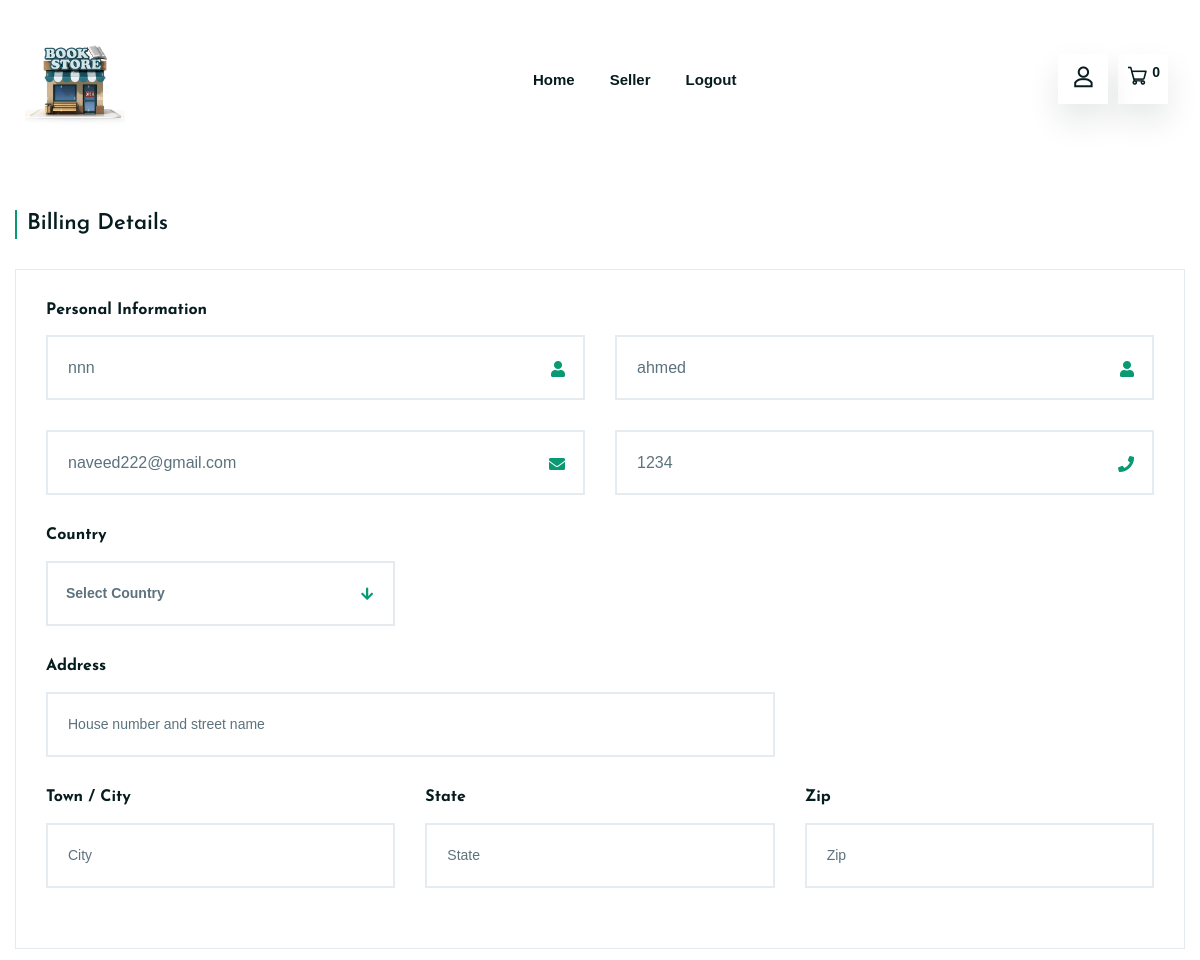
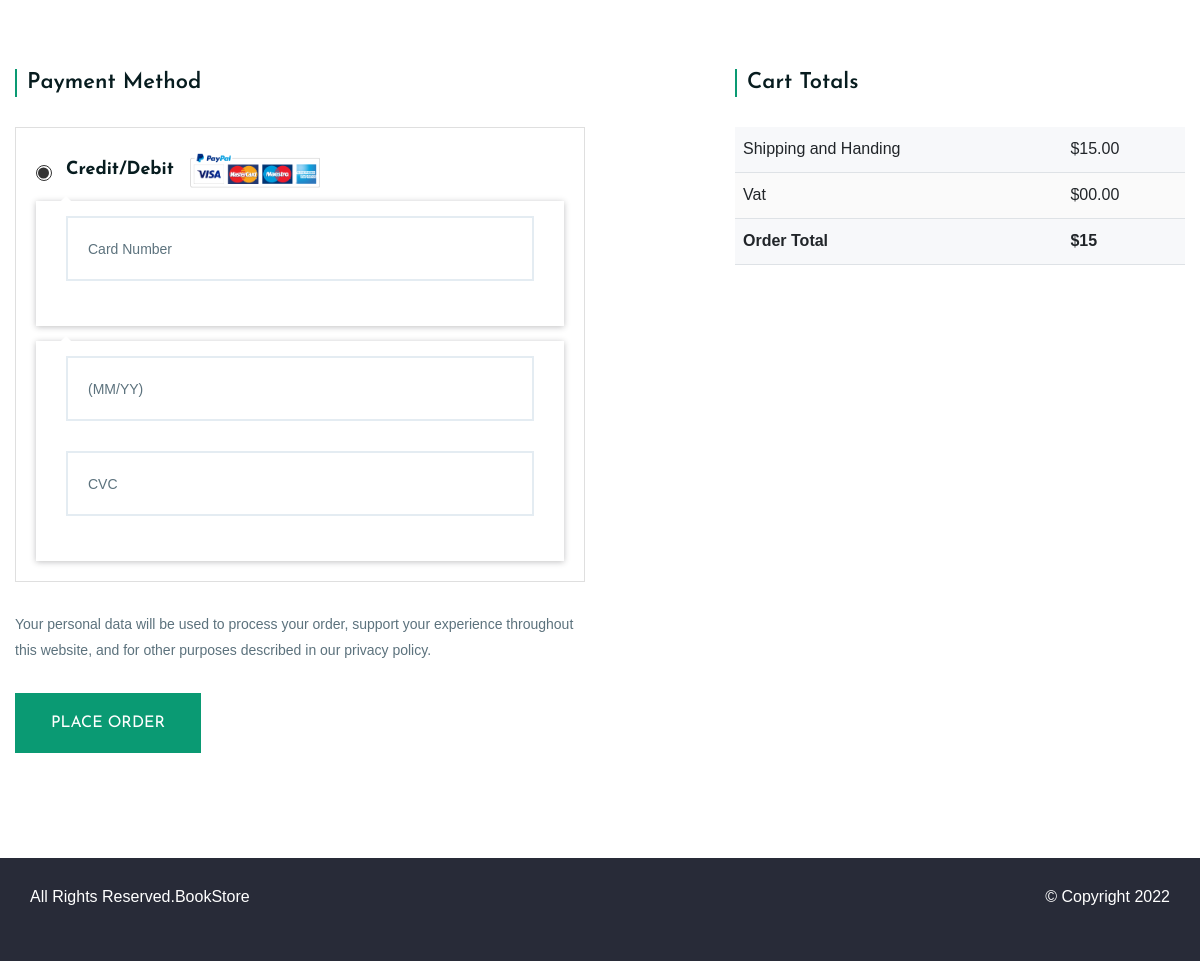
The app's page /checkout.php (signed in) with its own data (2 pictures, top to bottom).
### tables this page shows
CREATE TABLE `users` (
  `id` int(11) NOT NULL,
  `firstname` varchar(255) DEFAULT NULL,
  `lastname` varchar(255) DEFAULT NULL,
  `email` varchar(255) DEFAULT NULL,
  `location` varchar(255) DEFAULT NULL,
  `mobile` varchar(255) DEFAULT NULL,
  `password` varchar(255) DEFAULT NULL
);

### server/dbh.php (called while the page is built, shortened)
<?php
class database{
    private $dsn="mysql:host=localhost;dbname=book";
    private $dbuser="root";
    private $dbpass="";
    public $dbconn;
    public function __construct(){
            try{
                $this->dbconn= new PDO ($this->dsn, $this->dbuser, $this->dbpass);
                $this->dbconn->setAttribute(PDO::ATTR_DEFAULT_FETCH_MODE, PDO::FETCH_ASSOC);
    }catch(PDOException $e){
                echo 'Error:'.$e->getMessage();
            }
        return $this->dbconn;
    }
}
?>

### server/controller.php (called while the page is built, shortened)
<?php
require_once 'dbh.php';
class controller extends database{
    public function current_user($email){
      $sql="SELECT * FROM users WHERE email=:email;";
      $stmt=$this->dbconn->prepare($sql);
      $stmt->execute(['email'=>$email]);
      $row=$stmt->fetch(PDO::FETCH_ASSOC);
      return $row;
    }
	  }
?>

### checkout.php (the view, shortened to what this page needs)
<?php
include_once 'server/userheader.php';
$grand_total=0;
?>
<div class="ltn__checkout-area mb-105">
	<div class="container">
		<form action="server/action.php" method="post">
			<div class="row">
				<div class="col-lg-12" style="margin-top: 10rem;">
					<div class="ltn__checkout-inner">
						<div class="ltn__checkout-single-content mt-50">
							<h4 class="title-2">Billing Details</h4>
							<div class="ltn__checkout-single-content-info">
								<h6>Personal Information</h6>
								<div class="row">
									<div class="col-md-6">
										<div class="input-item input-item-name ltn__custom-icon">
											<input required type="text" name="firstname" value="<?= $current_firstname; ?>">
										</div>
									</div>
									<div class="col-md-6">
										<div class="input-item input-item-name ltn__custom-icon">
											<input required type="text" name="lastname" value="<?= $current_lastname; ?>">
										</div>
									</div>
									<div class="col-md-6">
										<div class="input-item input-item-email ltn__custom-icon">
											<input required type="email" name="email" value="<?= $current_email; ?>">
										</div>
									</div>
									<div class="col-md-6">
										<div class="input-item input-item-phone ltn__custom-icon">
											<input required type="text" name="phone" value="<?= $current_mobile; ?>">
										</div>
									</div>
								</div>
								<div class="row">
									<div class="col-lg-4 col-md-6">
										<h6>Country</h6>
										<div class="input-item">
										</div>
									</div>
									<div class="col-lg-12 col-md-12">
										<h6>Address</h6>
										<div class="row">
											<div class="col-md-8">
												<div class="input-item">
													<input name="street" type="text" placeholder="House number and street name" required>
												</div>
											</div>
										</div>
									</div>
									<div class="col-lg-4 col-md-6">
										<h6>Town / City</h6>
										<div class="input-item">
											<input type="text" placeholder="City" name="city" required>
										</div>
									</div>
									<div class="col-lg-4 col-md-6">
										<h6>State </h6>
										<div class="input-item">
											<input type="text" placeholder="State" name="state" required>
										</div>
									</div>
									<div class="col-lg-4 col-md-6">
										<h6>Zip</h6>
										<div class="input-item">
											<input type="text" placeholder="Zip" name="zip" required>
										</div>
									</div>
								</div>
							</div>
						</div>
					</div>
				</div>
				<div class="col-lg-6">
					<div class="ltn__checkout-payment-method mt-50">
						<h4 class="title-2">Payment Method</h4>
						<div id="checkout_accordion_1">
							<div class="card">
								<h5 class="collapsed ltn__card-title" data-bs-toggle="collapse" data-bs-target="#faq-item-2-3" aria-expanded="true">
									Credit/Debit <img src="img/payment-3.png" alt="#">
								</h5>
								<div id="faq-item-2-3" class="collapse show" data-bs-parent="#checkout_accordion_1">
									<div class="card-body my-2">
										<input type="text" placeholder="Card Number" name="cardno" required>
									</div>
									<div class="card-body">
										<input type="text" placeholder="(MM/YY)" name="expiry" required>
										<input type="text" placeholder="CVC" name="cardcode" required>
									</div>
								</div>
							</div>
						</div>
						<div class="ltn__payment-note mt-30 mb-30">
							<p>Your personal data will be used to process your order, support your experience throughout this website, and for other purposes described in our privacy policy.</p>
						</div>
						<button name="order_btn" class="btn theme-btn-1 btn-effect-1 text-uppercase" type="submit">Place order</button>
					</div>
				</div>
				<div class="col-lg-6">
					<div class="shoping-cart-total mt-50">
						<h4 class="title-2">Cart Totals</h4>
						<table class="table">
							<tbody>
								<tr>
									<td>Shipping and Handing</td>
									<td>$15.00</td>
								</tr>
								<tr>
									<td>Vat</td>
									<td>$00.00</td>
								</tr>
								<tr>
									<td><strong>Order Total</strong></td>
									<td><strong>$<?= $grand_total +15.00; ?></strong></td>
								</tr>
							</tbody>
						</table>
					</div>
				</div>
			</div>
		</form>
	</div>
</div>
<?php
include_once 'server/userfooter.php';
?>

### css/responsive.css (style rules this page uses)
@media (min-width: 1200px) { .container { max-width: 1200px; } }

### records on screen
users: firstname "nnn", lastname "ahmed", email "naveed222@gmail.com", phone "1234"

### other values on screen
$controller->count_cart($current_id) "0"
$grand_total +15.00 "15"
